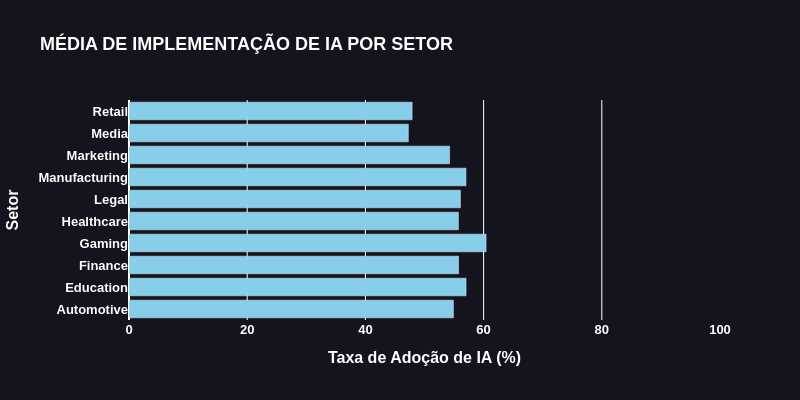

The notebook cell saved with this chart:
### Code cell
fig1 = px.bar(analise1.reset_index(), 
             x='AI Adoption Rate (%)', 
             y='Industry',
             orientation='h',
             title='MÉDIA DE IMPLEMENTAÇÃO DE IA POR SETOR',
             color_discrete_sequence=['skyblue'])

fig1.update_layout(
    xaxis_range=[0, 100],
    height=400,            
    width=800,            
    xaxis_title='Taxa de Adoção de IA (%)',
    yaxis_title='Setor',
    font=dict(
        color="white", 
        family="Arial",
        size=13,
        weight='bold'
    ),
    plot_bgcolor='rgba(0, 0, 0, 0)',
    paper_bgcolor='rgba(20, 20, 30, 1)'
)

# Mostrar o gráfico
fig1

### Figure 1 — Plotly figure (JSON) as saved in the notebook; plotly's stock layout.template omitted (floating-point values rounded to 4 significant figures)
{"data": [{"hovertemplate": "AI Adoption Rate (%)=%{x}<br>Industry=%{y}<extra></extra>", "legendgroup": "", "marker": {"color": "skyblue", "pattern": {"shape": ""}}, "name": "", "orientation": "h", "showlegend": false, "textposition": "auto", "type": "bar", "x": [54.89, 57.03, 55.76, 60.42, 55.73, 56.08, 57.01, 54.24, 47.26, 47.91], "xaxis": "x", "y": ["Automotive", "Education", "Finance", "Gaming", "Healthcare", "Legal", "Manufacturing", "Marketing", "Media", "Retail"], "yaxis": "y"}], "layout": {"barmode": "relative", "font": {"color": "white", "family": "Arial", "size": 13, "weight": "bold"}, "height": 400, "legend": {"tracegroupgap": 0}, "paper_bgcolor": "rgba(20, 20, 30, 1)", "plot_bgcolor": "rgba(0, 0, 0, 0)", "title": {"text": "MÉDIA DE IMPLEMENTAÇÃO DE IA POR SETOR"}, "width": 800, "xaxis": {"anchor": "y", "domain": [0, 1], "range": [0, 100], "title": {"text": "Taxa de Adoção de IA (%)"}}, "yaxis": {"anchor": "x", "domain": [0, 1], "title": {"text": "Setor"}}}}
